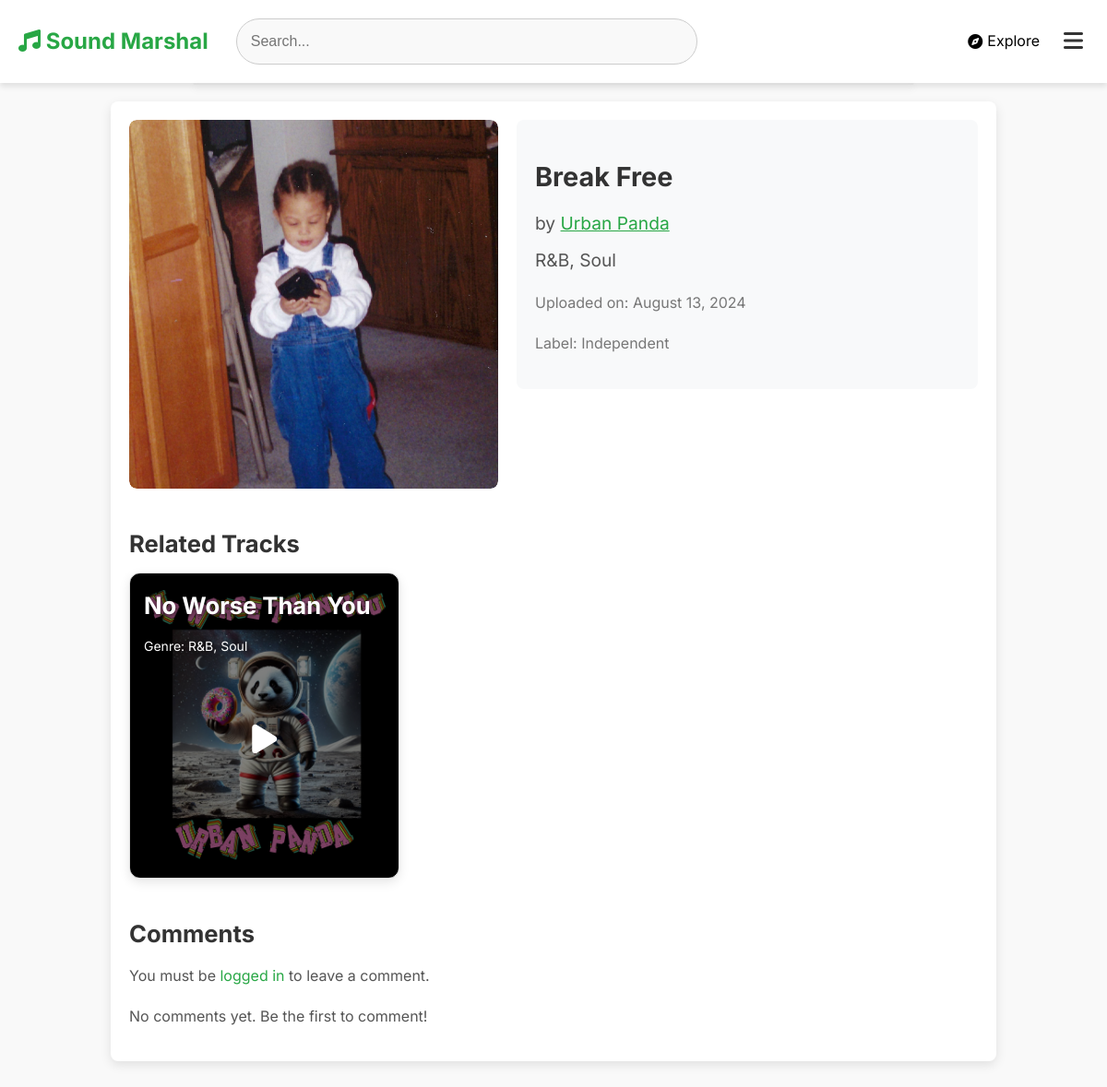
Screenshot of /track/2/ with the database file from the repository.
### core/models.py (models this page shows, shortened)
class Track(models.Model):
    artist = models.ForeignKey(User, on_delete=models.CASCADE)
    title = models.CharField(max_length=255)
    genre = models.CharField(max_length=100)
    description = models.TextField(blank=True, null=True)  # New field for track description
    cover_image = models.ImageField(upload_to='track_covers/', blank=True, null=True)  # New field for cover image
    file = models.FileField(upload_to='tracks/')
    upload_date = models.DateTimeField(auto_now_add=True)

class Profile(models.Model):
    ROLE_CHOICES = (
        ('artist', 'Artist'),
        ('curator', 'Curator/Label'),
        ('fan', 'Fan'),  # Added option to sign up as a Fan
    )
    tokens = models.IntegerField(default=0)
    user = models.OneToOneField(User, on_delete=models.CASCADE)
    role = models.CharField(max_length=50, choices=ROLE_CHOICES, blank=True, null=True)
    name = models.CharField(max_length=255)
    bio = models.TextField(blank=True, null=True)
    genre = models.CharField(max_length=100, default='None')
    slug = models.SlugField(max_length=255, unique=True, blank=True, null=True)
    liked_tracks = models.ManyToManyField('Track', related_name='liked_by', blank=True)
    profile_image = models.ImageField(upload_to='profile_images/', blank=True, null=True)
    cover_image = models.ImageField(upload_to='cover_images/', blank=True, null=True)
    spotify_link = models.URLField(max_length=200, blank=True, null=True)
    apple_music_link = models.URLField(max_length=200, blank=True, null=True)
    amazon_music_link = models.URLField(max_length=200, blank=True, null=True)
    youtube_music_link = models.URLField(max_length=200, blank=True, null=True)
    deezer_link = models.URLField(max_length=200, blank=True, null=True)
    tidal_link = models.URLField(max_length=200, blank=True, null=True)
    soundcloud_link = models.URLField(max_length=200, blank=True, null=True)
    pandora_link = models.URLField(max_length=200, blank=True, null=True)
    audiomack_link = models.URLField(max_length=200, blank=True, null=True)
    napster_link = models.URLField(max_length=200, blank=True, null=True)
    facebook_link = models.URLField(max_length=200, blank=True, null=True)
    youtube_link = models.URLField(max_length=200, blank=True, null=True)
    whatsapp_link = models.URLField(max_length=200, blank=True, null=True)
    instagram_link = models.URLField(max_length=200, blank=True, null=True)
    tiktok_link = models.URLField(max_length=200, blank=True, null=True)
    wechat_link = models.URLField(max_length=200, blank=True, null=True)
    messenger_link = models.URLField(max_length=200, blank=True, null=True)
    telegram_link = models.URLField(max_length=200, blank=True, null=True)
    viber_link = models.URLField(max_length=200, blank=True, null=True)
    snapchat_link = models.URLField(max_length=200, blank=True, null=True)
    role_selected = models.BooleanField(default=False)

### core/views.py (the view)
# urls.py: path('track/<int:track_id>/', views.track_detail, name='track_detail'),
def track_detail(request, track_id):
    track = get_object_or_404(Track, id=track_id)
    related_tracks = Track.objects.filter(genre=track.genre).exclude(id=track.id)[:5]
    context = {
        'track': track,
        'related_tracks': related_tracks,
    }
    return render(request, 'core/track_detail.html', context)

### context_processors.py (called while the page is built)
def media_url(request):
    return {'MEDIA_URL': settings.MEDIA_URL}

### core/templates/core/track_detail.html (shortened to what this page needs)
{% extends "base.html" %}
{% block content %}
<div class="track-detail-container">
    <div class="track-header">
        <div class="track-cover-wrapper">
            <button
                class="btn-play track-cover-button"
                data-track-id="{{ track.id }}"
                data-track-src="{{ track.file.url }}"
                data-track-artist="{{ track.artist.profile.name }}"
                data-track-title="{{ track.title }}"
                {% if track.cover_image %} data-cover="{{ track.cover_image.url }}" {% endif %}>
                {% if track.cover_image %}
                    <img src="{{ track.cover_image.url }}" alt="{{ track.title }} cover image" class="track-cover-image">
                {% else %}
                    <img src="/static/images/default_cover.jpg" alt="Default cover image" class="track-cover-image">
                {% endif %}
            </button>
        </div>
        <div class="track-details">
            <h1 class="track-title">{{ track.title }}</h1>
            <p class="track-artist">by <a href="{% url 'profile_detail' track.artist.profile.slug %}">{{ track.artist.profile.name }}</a></p>
            <p class="track-genre">{{ track.genre }}</p>
            <p class="track-upload-date">Uploaded on: {{ track.upload_date|date:"F j, Y" }}</p>
            <p class="track-artist-label">Label: {{ track.artist.profile.label_name|default:"Independent" }}</p>
        </div>
    </div>
    <div class="track-related">
        {% if related_tracks %}<h3>Related Tracks</h3>{% endif %}
        <div class="tracks-grid">
            {% for related_track in related_tracks %}
                <div class="track-item"
                    {% if related_track.cover_image %}
                    style="background-image: url('{{ related_track.cover_image.url }}');"
                    {% endif %}>
                    <button
                    class="btn-play play-button"
                    data-track-id="{{ related_track.id }}"
                    data-track-src="{{ related_track.file.url }}"
                    data-track-artist="{{ related_track.artist.profile.name }}"
                    data-track-title="{{ related_track.title }}"
                    {% if related_track.cover_image %} data-cover="{{ related_track.cover_image.url }}" {% endif %}>
                    <i class="fas fa-play play-icon"></i>
                    </button>
                    <div class="track-info">
                        <a href="{% url 'track_detail' related_track.id %}"><h3>{{ related_track.title }}</h3></a>
                        <p>Genre: {{ related_track.genre }}</p>
                    </div>
                </div>
            {% endfor %}
        </div>
    </div>
    <div class="track-comments">
        <h3>Comments</h3>
        {% if user.is_authenticated %}
            <form method="post" action="{% url 'add_comment' track.id %}">
                {% csrf_token %}
                <textarea name="comment" rows="4" placeholder="Add a comment..." required></textarea>
                <button type="submit" class="btn-comment">Submit</button>
            </form>
        {% else %}
            <p>You must be <a href="{% url 'account_login' %}">logged in</a> to leave a comment.</p>
        {% endif %}
        {% if comments %}
            <ul class="comments-list">
                {% for comment in comments %}
                    <li>
                        <p><strong>{{ comment.user.username }}</strong> commented:</p>
                        <p>{{ comment.content }}</p>
                        <p class="comment-date">{{ comment.created_at|date:"F j, Y, g:i a" }}</p>
                    </li>
                {% endfor %}
            </ul>
        {% else %}
            <p>No comments yet. Be the first to comment!</p>
        {% endif %}
    </div>
</div>
{% endblock %}

### core/static/css/styles.css (style rules this page uses)
body { font-family: 'Inter', 'Roboto', 'Helvetica Neue', 'Arial', sans-serif; color: #333; background-color: #f9f9f9; margin: 0; padding: 0; line-height: 1.6; font-weight: 400; }
h1, h2, h3, h4, h5, h6 { color: #333; font-weight: 700; }
a { color: #28a745; text-decoration: none; transition: color 0.3s ease, text-shadow 0.3s ease; }
p { margin: 0 0 15px; line-height: 1.8; color: #555; }
.tracks-grid, .submissions-grid { display: grid; grid-template-columns: repeat(auto-fill, minmax(250px, 1fr)); gap: 20px; }
.track-item, .submission-item { background-color: #fff; border: 1px solid #ddd; padding: 15px; border-radius: 12px; box-shadow: 0 4px 12px rgba(0, 0, 0, 0.1); text-align: center; }
.track-item h3, .submission-item h3 { color: #333; margin-bottom: 10px; }
.track-item { position: relative; background-size: cover; background-position: center; border-radius: 10px; overflow: hidden; box-shadow: 0 4px 8px rgba(0, 0, 0, 0.1); transition: transform 0.3s ease, box-shadow 0.3s ease; color: #fff; display: flex; flex-direction: column; justify-content: space-between; padding: 10px; cursor: pointer; height: 250px; }
.track-item::before { content: ""; position: absolute; top: 0; left: 0; right: 0; bottom: 0; background: rgba(0, 0, 0, 0.5); border-radius: 10px; transition: background 0.3s ease; z-index: 1; }
.track-item .track-info { z-index: 2; position: relative; text-align: left; }
.track-item h3 { font-size: 20px; font-weight: bold; margin: 0; text-shadow: 0 2px 4px rgba(0, 0, 0, 0.5); color: #fff !important; }
.track-item p { font-size: 14px; margin: 5px 0; text-shadow: 0 2px 4px rgba(0, 0, 0, 0.5); color: #fff !important; }
.track-item .play-icon { font-size: 36px; color: #fff; z-index: 3; transition: transform 0.3s ease; display: flex; justify-content: center; align-items: center; height: 100%; width: 100%; }
.track-item button { background: none; border: none; padding: 0; margin: 0; position: absolute; top: 0; left: 0; width: 100%; height: 100%; z-index: 1; cursor: pointer; }
.btn-upload, .btn-submit, .btn-create-campaign, .btn-play, .btn-watch { display: inline-block; color: #fff; padding: 10px 20px; text-decoration: none; font-weight: bold; transition: background-color 0.3s ease; }

### core/templates/core/track_detail.html (style rules this page uses)
.track-detail-container { max-width: 1000px; margin: 0 auto; padding: 20px; background-color: #fff; border-radius: 8px; box-shadow: 0 4px 12px rgba(0, 0, 0, 0.1); }
.track-header { display: flex; align-items: flex-start; gap: 20px; }
.track-item { background-color: #fff; border: 1px solid #ddd; padding: 15px; border-radius: 12px; box-shadow: 0 4px 12px rgba(0, 0, 0, 0.1); text-align: center; height: 300px; }
.track-cover-wrapper { position: relative; width: 100%; max-width: 400px; aspect-ratio: 1 / 1; border-radius: 8px; flex-shrink: 0; overflow: hidden; }
.track-cover-button { position: absolute; top: 0; left: 0; width: 100%; height: 100%; border: none; background: none; padding: 0; cursor: pointer; overflow: hidden; border-radius: 8px; }
.track-cover-image { position: absolute; top: 0; left: 0; width: 100%; height: 100%; object-fit: cover; border-radius: 8px; transition: transform 0.3s ease; }
.track-title { font-size: 1.8rem; margin-bottom: 10px; }
.track-artist, .track-genre { font-size: 1.2rem; margin-bottom: 5px; }
.track-artist a { text-decoration: underline; }
.play-icon { font-size: 36px; margin-top: 15px; color: #fff; }
.track-details { flex: 1; display: flex; flex-direction: column; justify-content: center; padding: 20px; background-color: #f8f9fa; border-radius: 8px; }
.track-upload-date, .track-artist-label { font-size: 1rem; color: #777; }
.track-related { margin-top: 40px; }
.track-related h3 { font-size: 1.6rem; color: #333; margin-bottom: 10px; }
.track-comments { margin-top: 40px; }
.track-comments h3 { font-size: 1.6rem; color: #333; margin-bottom: 10px; }

### rows the page displays
Track: cover_image (picture), title "Break Free", artist.profile.name "Urban Panda", genre "R&B, Soul", upload_date "August 13, 2024", artist.profile.label_name "Independent"
Track: cover_image (picture), title "No Worse Than You", genre "R&B, Soul"
